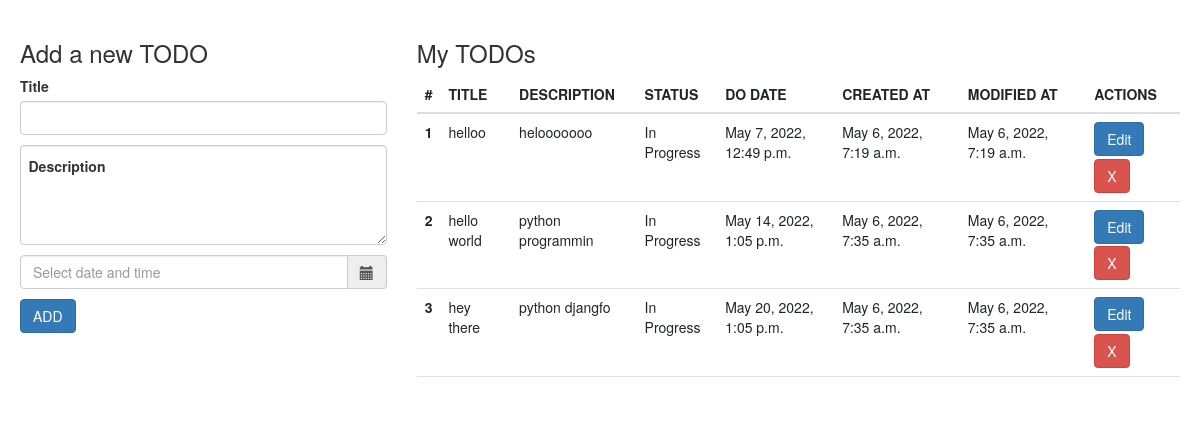
The page / on the database its author committed.
### todoapp/models.py (models this page shows)
class Todolist(models.Model):
    title = models.CharField(max_length=80)
    description = models.CharField(max_length=120)
    do_date = models.DateTimeField()
    status = models.CharField(default='In Progress', choices=status_choices,max_length=15)
    created_at = models.DateTimeField(auto_now_add=True)
    modified_at = models.DateTimeField(auto_now=True)
    deleted = models.BooleanField(default=False)

### todoapp/views.py (the view, shortened to what this page needs)
# urls.py: 2. Add a URL to urlpatterns:  path('', views.home, name='home')
@never_cache
def home(request):
    todos = Todolist.objects.filter(deleted=False)
    context = {
        'todos': todos,
    }
    return render(request, 'index.html', context)

### todoapp/templates/index.html (shortened to what this page needs)
<!doctype html>
<html lang="en">
  <head>
    <link href="https://cdn.jsdelivr.net/npm/bootstrap@5.1.3/dist/css/bootstrap.min.css" rel="stylesheet">
    <link rel ="stylesheet" href ="https://cdnjs.cloudflare.com/ajax/libs/twitter-bootstrap/3.3.7/css/bootstrap.min.css">
    <link rel ="stylesheet" href ="https://cdnjs.cloudflare.com/ajax/libs/bootstrap-datetimepicker/4.7.14/css/bootstrap-datetimepicker.min.css">
  </head>
  <body>
      <div class="row" style="margin-top: 20px;">
        <div class="col-lg-4">
          <h3>Add a new TODO</h3>
          <form class="mb-3" method="POST" action="" autocomplete="off"> {% csrf_token %}
            <div class="mb-3">
              <label for="exampleInputEmail1" class="form-label">Title</label>
              <input type="text" name="title" class="form-control" id="exampleInputEmail1" aria-describedby="emailHelp" required>
            </div>
            <div class="form-floating mb-3">
              <textarea class="form-control" name="description" placeholder="Leave a comment here" id="floatingTextarea2" style="height: 100px" required></textarea>
              <label for="floatingTextarea2">Description</label>
            </div>
            <div class="form-group mb-3">
              <div class ='input-group date' id='datetimepicker1'>
                <input type ='text' name="datetime" class="form-control" placeholder="Select date and time" required/>
                <span class ="input-group-addon">
                  <span class ="glyphicon glyphicon-calendar"></span>
                </span>
              </div>
            </div>
            <button type="submit" class="btn btn-primary">ADD</button>
          </form>
        </div>
        <div class="col-lg-8">
          <h3>My TODOs</h3>
          {% if todos %}
          <table class="table">
            <thead>
              <tr>
                <th scope="col">#</th>
                <th scope="col">TITLE</th>
                <th scope="col">DESCRIPTION</th>
                <th scope="col">STATUS</th>
                <th scope="col">DO DATE</th>
                <th scope="col">CREATED AT</th>
                <th scope="col">MODIFIED AT</th>
                <th scope="col">ACTIONS</th>
              </tr>
            </thead>
            <tbody>
              {% for todo in todos %}
              <tr>
                <th scope="row">{{forloop.counter}}</th>
                <td>{{todo.title}}</td>
                <td>{{todo.description}}</td>
                <td>{{todo.status}}</td>
                <td>{{todo.do_date}}</td>
                <td>{{todo.created_at}}</td>
                <td>{{todo.modified_at}}</td>
                <td>
                  <a href="/edit/{{todo.id}}"><button class="btn btn-primary mb-1">Edit</button></a>
                  <a href="/delete/{{todo.id}}"><button class="btn btn-danger">X</button></a>
                </td>
              </tr>
              {% endfor %}
            </tbody>
          </table>
          {% else %}
          <p>You haven't added any TODOs</p>
          {% endif %}
        </div>
      </div>
  </body>
</html>

### todoapp/templates/index.html (style rules this page uses)
body { margin: 20px; }

### rows shown on the page
Todolist: title "helloo", description "helooooooo", status "In Progress", do_date "May 7, 2022, 12:49 p.m.", created_at "May 6, 2022, 7:19 a.m.", modified_at "May 6, 2022, 7:19 a.m."
Todolist: title "hello world", description "python programmin", status "In Progress", do_date "May 14, 2022, 1:05 p.m.", created_at "May 6, 2022, 7:35 a.m.", modified_at "May 6, 2022, 7:35 a.m."
Todolist: title "hey there", description "python djangfo", status "In Progress", do_date "May 20, 2022, 1:05 p.m.", created_at "May 6, 2022, 7:35 a.m.", modified_at "May 6, 2022, 7:35 a.m."
